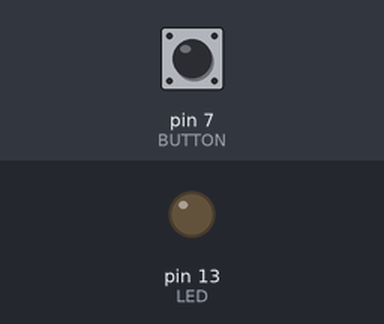
The sketch below on a simulated Arduino Uno, built with avr-gcc and run on an emulated ATmega328P. Parts: output pins drawn as LEDs (lit = HIGH). The test bench sets the inputs (shaded band); at power-on: pin 7 (BUTTON) LOW.

Above: at 1.2 s.
1.3 s: pin 7 (BUTTON) pulled HIGH for 0.15 s
At 2.0 s:
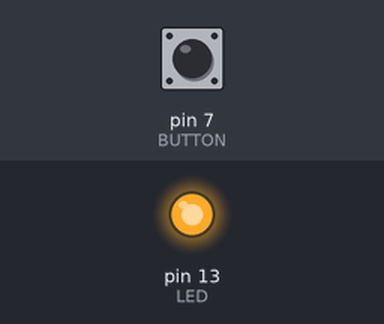
2.9 s: pin 7 (BUTTON) pulled HIGH for 1 s
At 3.3 s:
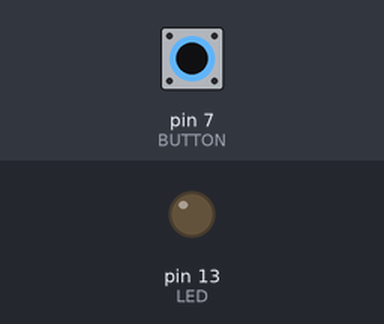
5.4 s: pin 7 (BUTTON) pulled HIGH for 3.2 s
At 6.4 s:
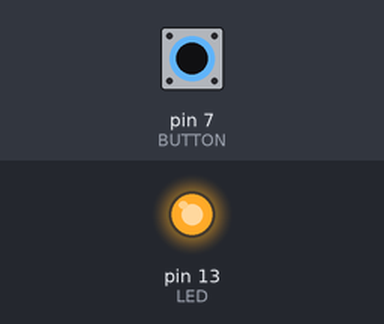
Timing chart, 0 to 8.4 s (numbered marks = the images above; inputs shaded):
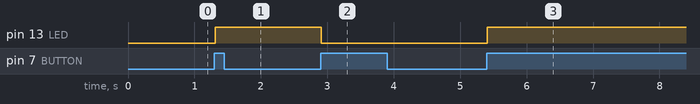

The sketch:

Turnon_LED.ino
```cpp
const int LED = 13; // the pin for the LED
const int BUTTON = 7; // the input pin where the pushbutton is connected
int val = 0;  //val will be userd to store the state of the input pin
int pre = 0; //store previous state of the input pin
int state = 0; //number of times the pushbutton has been pushed

void setup() {
  pinMode(LED, OUTPUT); // tell Arduino LED is an output
  pinMode(BUTTON, INPUT); // and BUTTON is an input
}

void loop() {
  val = digitalRead(BUTTON); //read input value and store it
  //check whether the input is HIGH (button pressed)
  if ((val == HIGH) && (pre == LOW)) { //check if there is a status change
    state = 1 - state;
    delay(10); //pushbutton debouncing, needs to be there everytime the pushbotton has been pushed or released
    }
   if ((val == LOW) && (pre == HIGH)) {
    delay (10);
    }
   if (state == 1) {digitalWrite(LED, HIGH);}
      else {
        digitalWrite(LED,LOW);
        }
    pre = val;

}
```

Measured:
- after the input at 1.3 s, pin 13 (LED): LOW → HIGH at once
- after the input at 2.9 s, pin 13 (LED): HIGH → LOW at once
- after the input at 5.4 s, pin 13 (LED): LOW → HIGH at once
